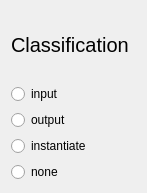
<?xml version="1.0" encoding="UTF-8"?>
<ui version="4.0">
 <class>Dialog</class>
 <widget class="QDialog" name="Dialog">
  <property name="geometry">
   <rect>
    <x>0</x>
    <y>0</y>
    <width>147</width>
    <height>193</height>
   </rect>
  </property>
  <property name="windowTitle">
   <string>Dialog</string>
  </property>
  <layout class="QVBoxLayout" name="verticalLayout">
   <item>
    <widget class="QLabel" name="label">
     <property name="font">
      <font>
       <pointsize>15</pointsize>
      </font>
     </property>
     <property name="text">
      <string>Classification</string>
     </property>
    </widget>
   </item>
   <item>
    <widget class="QRadioButton" name="select_input">
     <property name="text">
      <string>input</string>
     </property>
    </widget>
   </item>
   <item>
    <widget class="QRadioButton" name="select_output">
     <property name="text">
      <string>output</string>
     </property>
    </widget>
   </item>
   <item>
    <widget class="QRadioButton" name="radioButton">
     <property name="text">
      <string>instantiate</string>
     </property>
    </widget>
   </item>
   <item>
    <widget class="QRadioButton" name="select_none">
     <property name="text">
      <string>none</string>
     </property>
    </widget>
   </item>
  </layout>
 </widget>
 <resources/>
 <connections/>
</ui>
